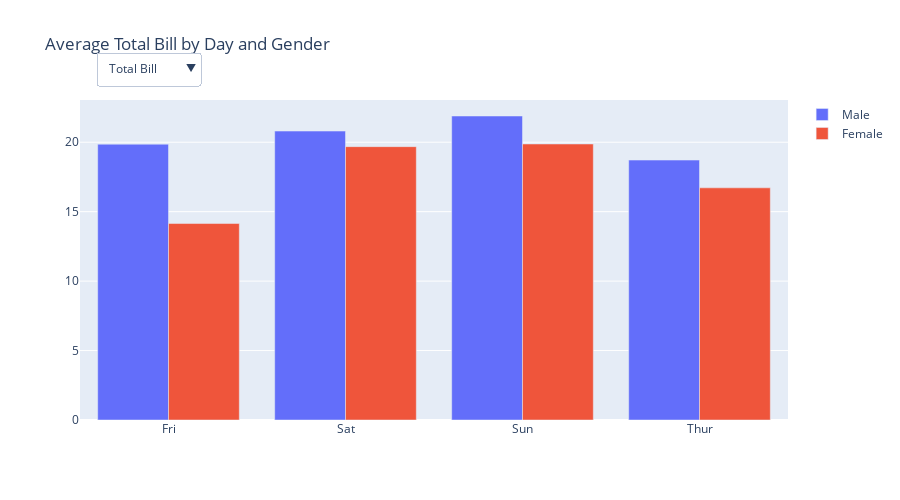

Notebook source saved alongside this figure:
### Markdown cell above
### Task 3: Bar Chart with Dropdown

### Code cell
# Load tips dataset
df_tips = px.data.tips()

# Create grouped data
agg_bill = df_tips.groupby(['sex', 'day'], as_index=False)['total_bill'].mean()
agg_tip = df_tips.groupby(['sex', 'day'], as_index=False)['tip'].mean()

# Create figure with bar charts
fig = go.Figure()

# Add bars for total_bill (visible by default)
for sex in ['Male', 'Female']:
    data = agg_bill[agg_bill['sex'] == sex]
    fig.add_trace(go.Bar(
        x=data['day'],
        y=data['total_bill'],
        name=sex,
        visible=True
    ))

# Add bars for tip (hidden by default)
for sex in ['Male', 'Female']:
    data = agg_tip[agg_tip['sex'] == sex]
    fig.add_trace(go.Bar(
        x=data['day'],
        y=data['tip'],
        name=sex,
        visible=False
    ))

# Create dropdown menu
fig.update_layout(
    updatemenus=[
        dict(
            buttons=[
                dict(label="Total Bill",
                     method="update",
                     args=[{"visible": [True, True, False, False]},
                           {"title": "Average Total Bill by Day and Gender"}]),
                dict(label="Tip Amount",
                     method="update",
                     args=[{"visible": [False, False, True, True]},
                           {"title": "Average Tip by Day and Gender"}])
            ],
            direction="down",
            showactive=True,
            x=0.17,
            y=1.15
        )
    ],
    title="Average Total Bill by Day and Gender",
    barmode='group',
    height=500
)

fig.show()

### Figure 1 — Plotly figure (JSON) as saved in the notebook; plotly's stock layout.template omitted (floating-point values rounded to 4 significant figures)
{"data": [{"name": "Male", "type": "bar", "visible": true, "x": ["Fri", "Sat", "Sun", "Thur"], "y": [19.86, 20.8, 21.89, 18.71]}, {"name": "Female", "type": "bar", "visible": true, "x": ["Fri", "Sat", "Sun", "Thur"], "y": [14.15, 19.68, 19.87, 16.72]}, {"name": "Male", "type": "bar", "visible": false, "x": ["Fri", "Sat", "Sun", "Thur"], "y": [2.693, 3.084, 3.22, 2.98]}, {"name": "Female", "type": "bar", "visible": false, "x": ["Fri", "Sat", "Sun", "Thur"], "y": [2.781, 2.802, 3.367, 2.576]}], "layout": {"barmode": "group", "height": 500, "title": {"text": "Average Total Bill by Day and Gender"}, "updatemenus": [{"buttons": [{"args": [{"visible": [true, true, false, false]}, {"title": "Average Total Bill by Day and Gender"}], "label": "Total Bill", "method": "update"}, {"args": [{"visible": [false, false, true, true]}, {"title": "Average Tip by Day and Gender"}], "label": "Tip Amount", "method": "update"}], "direction": "down", "showactive": true, "x": 0.17, "y": 1.15}]}}
